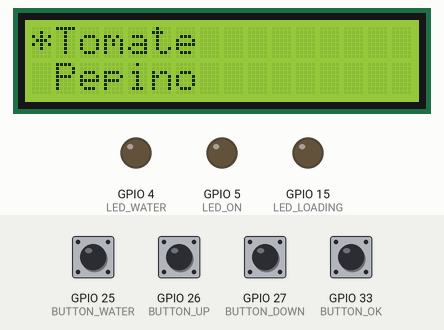
A sketch run on a simulated ESP32. Parts: 16×2 character LCD, output pins drawn as LEDs (lit = HIGH). The inputs (shaded band) are chosen by the test bench; at power-on: GPIO 25 (BUTTON_WATER), GPIO 26 (BUTTON_UP), GPIO 27 (BUTTON_DOWN), GPIO 33 (BUTTON_OK) HIGH. What the sketch prints to the serial monitor is not drawn.

Above: at 1.6 s.
1.7 s: GPIO 33 (BUTTON_OK) pulled LOW for 0.15 s
At 3.3 s:
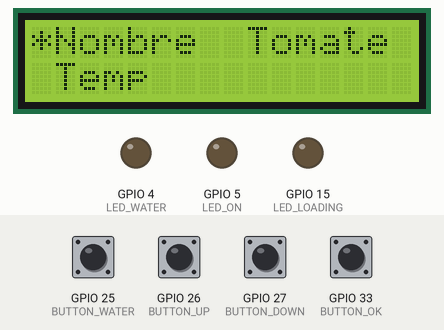
4.8 s: GPIO 26 (BUTTON_UP) pulled LOW for 0.15 s
At 6.4 s:
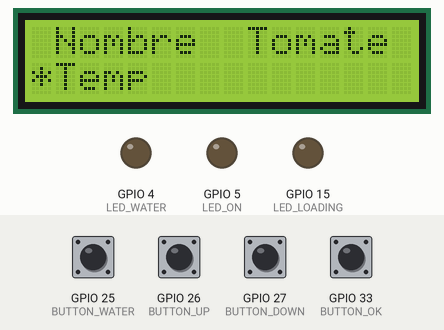
7.9 s: GPIO 27 (BUTTON_DOWN) pulled LOW for 0.15 s
At 8.8 s:
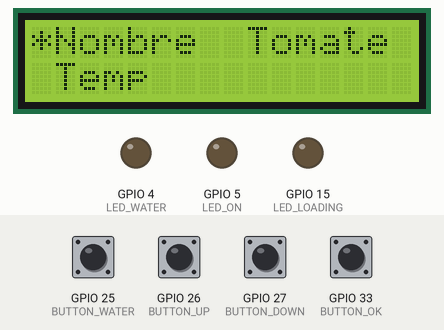
Timing chart, 0 to 9.8 s (numbered marks = the images above; inputs shaded):
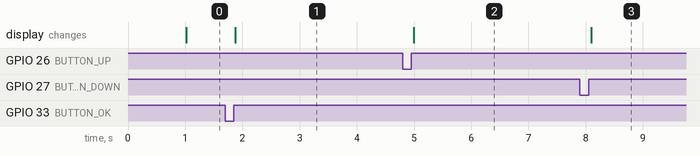

Measured:
- after the input at 1.7 s, the display: changes after 0.18 s (image 1)
- after the input at 4.8 s, the display: changes after 0.20 s (image 2)
- after the input at 7.9 s, the display: changes after 0.20 s (image 3)

The sketch:

21_08_FUNCTIONS_PROCESS.ino
```cpp
#include <List.hpp>
#include <LiquidCrystal_I2C.h>  //21: SDA || 22: SLC

struct Plant {
  int moduleID;
  String plantName;
  String tempStatus;
  String humStatus;
  String lastRead;     //ÚLTIMA VEZ QUE LEÍ
  String lastWater;    //ÚLTIMA VEZ QUE REGUÉ
  String timeWatered;  //TIEMPO QUE REGUÉ
};

struct IdealValues {
  int tempIdeal;
  int humIdeal;
  int location;
  bool hasTempSensor;
};

struct PlantReads {
  int tempRead;
  int humRead;
  int lastRead;
  int lastWater;
};

List<Plant> plants(true);             // HECHA: Lista de objetos de planta con la info ya lista para el usuario
List<IdealValues> idealValues(true);  // HECHA: Lista de valores ideales según tipo de planta
List<PlantReads> plantReads(true);    // HECHA: Lista de lecturas según planta: valores no procesados
List<String> plantPrint(true);        // HECHA: Lista de parámetros a imprimir en la pantalla
List<String> plantInfo(true);         // HECHA: Lista de info de la planta elegida a imprimir en la pantalla

Plant tomate = { 1, "Tomate", "", "", "1100", "202", "3" };
Plant pepino = { 2, "Pepino", "", "", "2000", "18", "1" };
Plant rucula = { 3, "Rucula", "", "", "400", "100", "0" };
Plant choclo = { 4, "Choclo", "", "", "808", "750", "5" };
IdealValues tomateValues = { 15, 1000, 3, true };
IdealValues pepinoValues = { 20, 1500, 4, true };
IdealValues ruculaValues = { 5, 800, 3, false };
IdealValues chocloValues = { 25, 2000, 3, false };

PlantReads tomateReads = { 20, 1100, 0, 0 };
PlantReads pepinoReads = { 10, 1000, 0, 0 };
PlantReads ruculaReads = { 20, 200, 0, 0 };
PlantReads chocloReads = { 80, 1800, 0, 0 };

int readsMade = 0;
#define MIN_READS 10

// Pines
#define BUTTON_UP 26
#define BUTTON_DOWN 27
#define BUTTON_OK 33
#define BUTTON_WATER 25

#define LED_WATER 4
#define LED_LOADING 15
#define LED_ON 5

#define PUSHED LOW
#define N_PUSHED !PUSHED

#define TEMP_IDEAL 20
#define TEMP_OK_RANGE 5
#define TEMP_EXCEED_RANGE 10
#define MIN_TEMP -20
#define MAX_TEMP 40

#define HUM_IDEAL 2050
#define HUM_OK_RANGE 300
#define HUM_EXCEED_RANGE 800
#define MIN_HUM 500
#define MAX_HUM 3800

bool mustWater = false;

// Estados
#define HOME 1
#define DOWN 2
#define UP 3
#define PRINT 4
#define PROCESS_LECTURES 5
#define BACK_HOME 6

#define MAX_OPTIONS 1
#define MIN_OPTIONS 0
#define GO_UP -1
#define GO_DOWN 1

int actualState = PROCESS_LECTURES;
int returnState = HOME;
int printDetail;

bool ReadButtonUp = N_PUSHED;
bool ReadButtonDown = N_PUSHED;
bool ReadButtonOk = N_PUSHED;
bool ReadButtonWater = N_PUSHED;

bool selected = MIN_OPTIONS;
int printIndex = 0;
unsigned long lastPrint = 0;
#define T_PRINT 1000
unsigned long now = 0;
unsigned long lastRead = 0;
#define T_READ 5

//BOTÓN 1:
void antiReboteBoton1 (void);
//Boton
#define ESPERA_BOT1 1
#define CONFIRMACION_BOT1 2
#define LIBERACION_BOT1 3
bool flagBot1 = N_PUSHED; //
int estadoMaquinaBoton1 = ESPERA_BOT1;

//BOTÓN 1:
void antiReboteBoton2 (void);
//Boton
#define ESPERA_BOT2 1
#define CONFIRMACION_BOT2 2
#define LIBERACION_BOT2 3
bool flagBot2 = N_PUSHED; //
int estadoMaquinaBoton2 = ESPERA_BOT2;

#define I2C_DIRECTION 0x27
#define SCREEN_LENGHT 16
#define SCREEN_HEIGHT 2

LiquidCrystal_I2C lcd(I2C_DIRECTION, SCREEN_LENGHT, SCREEN_HEIGHT);

// Declaración de funciones
int ScrollDown(int, int);
int ScrollUp(int, int);
void PrintPlantsNames(void);
void PrintPlantsDetails(void);
String FilterReads(int, int, int, int, int, int);

void setup() {
  Serial.begin(9600);

  plants.add(tomate);
  plants.add(pepino);
  plants.add(rucula);
  plants.add(choclo);

  plantPrint.add("Nombre");
  plantPrint.add("Temp");
  plantPrint.add("Hum");
  plantPrint.add("Leído");
  plantPrint.add("Regado");
  plantPrint.add("T riego");

  idealValues.add(tomateValues);
  idealValues.add(pepinoValues);
  idealValues.add(ruculaValues);
  idealValues.add(chocloValues);

  plantReads.add(tomateReads);
  plantReads.add(pepinoReads);
  plantReads.add(ruculaReads);
  plantReads.add(chocloReads);

  pinMode(BUTTON_UP, INPUT_PULLUP);
  pinMode(BUTTON_DOWN, INPUT_PULLUP);
  pinMode(BUTTON_OK, INPUT_PULLUP);
  pinMode(BUTTON_WATER, INPUT_PULLUP);

  pinMode(LED_WATER, OUTPUT);
  pinMode(LED_ON, OUTPUT);
  pinMode(LED_LOADING, OUTPUT);

  lcd.init();
  lcd.backlight();
  //printPlantsNames();
  lcd.setCursor(0, 1);
  lcd.print("*");
  lcd.setCursor(0, 0);
  lcd.print("-");
}

void loop() {
  //Serial.println("");
  ReadButtonDown = digitalRead(BUTTON_DOWN);
  ReadButtonUp = digitalRead(BUTTON_UP);
  ReadButtonOk = digitalRead(BUTTON_OK);
  ReadButtonWater = digitalRead(BUTTON_WATER);
  /*
  Serial.print("UP:");
  Serial.print(ReadButtonUp);
  Serial.print(" | DOWN:");
  Serial.print(ReadButtonDown);
  Serial.print(" | OK:");
  Serial.print(ReadButtonOk);
  */

  now = millis();
  //Serial.println(actualState);

  switch (actualState) {
    case HOME:
      int chosenPlant;
      if (ReadButtonDown == PUSHED) {
        antiReboteBoton1();
      }

      if (ReadButtonUp == PUSHED) {
        antiReboteBoton2();
      }

      if (flagBot2 == PUSHED){
        printIndex = ScrollUp(plants.getSize(), printIndex);
      }
      if (flagBot1 == PUSHED){
        printIndex = ScrollDown(plants.getSize(), printIndex);
      }

      if (ReadButtonOk == PUSHED) {
        while (ReadButtonOk == PUSHED) {
          Serial.println("wait");
          ReadButtonOk = digitalRead(BUTTON_OK);
        }
        actualState = PRINT;
        returnState = PRINT;
        chosenPlant = printIndex + selected;
        plantInfo.add(plants.get(chosenPlant).plantName);
        plantInfo.add(plants.get(chosenPlant).tempStatus);
        plantInfo.add(plants.get(chosenPlant).humStatus);
        plantInfo.add(plants.get(chosenPlant).lastRead);
        plantInfo.add(plants.get(chosenPlant).lastWater);
        plantInfo.add(plants.get(chosenPlant).timeWatered);
        printPlantsDetails();
        selected = MIN_OPTIONS;
        printDetail = MIN_OPTIONS;
      } else if (now - lastPrint >= T_PRINT) {
        printPlantsNames();
        lastPrint = millis();
      }
      break;

    case UP:
      if ((ReadButtonUp == N_PUSHED) && (lastRead - now >= T_READ)) {
        Serial.print("Gone --> ");
        printIndex = ScrollUp(plants.getSize(), printIndex);
        actualState = returnState;
      }
      break;
    case DOWN:
      if ((ReadButtonDown == N_PUSHED) && (lastRead - now >= T_READ)) {
        Serial.print("Gone --> ");
        printIndex = ScrollDown(plants.getSize(), printIndex);
        actualState = returnState;
      }
      break;
    case PRINT:
      Serial.println(selected);
      if (now - lastPrint >= T_READ) {
        printPlantsDetails();
        lastPrint = millis();
      }

      if (ReadButtonDown == PUSHED) {
        Serial.println("pre down");
        while (ReadButtonDown == PUSHED) {
          Serial.println("wait");
          ReadButtonDown = digitalRead(BUTTON_DOWN);
        }
        printDetail = ScrollDown(plantPrint.getSize(), printDetail);
        Serial.println("down");
      }

      if (ReadButtonUp == PUSHED) {
        Serial.println("pre up");
        while (ReadButtonUp == PUSHED) {
          Serial.println("wait");
          ReadButtonUp = digitalRead(BUTTON_UP);
        }
        printDetail = ScrollUp(plantPrint.getSize(), printDetail);
        Serial.println("UP");
      }
      break;

    case PROCESS_LECTURES:
      int tempIndex;
      for (int process = 0; process < plants.getSize(); process++) {
        Serial.print(plants.get(process).plantName);
        if (idealValues.get(process).hasTempSensor == false) {
          for (int plantsChecked = 0; plantsChecked < idealValues.getSize(); plantsChecked++) {
            if ((idealValues.get(plantsChecked).location) == (idealValues.get(process).location)) {
              if (idealValues.get(plantsChecked).hasTempSensor == true) {
                tempIndex = plantsChecked;
                Serial.print(plantsChecked);
                Serial.print(" |cambio t: ");
                Serial.print(plantReads.get(tempIndex).tempRead);
                Serial.print(" | TEMP: ");
                plants.get(process).tempStatus = filterReads(plantReads.get(tempIndex).tempRead, MIN_TEMP, MAX_TEMP, idealValues.get(process).tempIdeal, TEMP_OK_RANGE, TEMP_EXCEED_RANGE);
              }
            }
          }
        } else {
          Serial.print(" | TEMP: ");
          plants.get(process).tempStatus = filterReads(plantReads.get(process).tempRead, MIN_TEMP, MAX_TEMP, idealValues.get(process).tempIdeal, TEMP_OK_RANGE, TEMP_EXCEED_RANGE);
        }
        Serial.print(" | HUM: ");
        plants.get(process).humStatus = filterReads(plantReads.get(process).humRead, MIN_HUM, MAX_HUM, idealValues.get(process).humIdeal, HUM_OK_RANGE, HUM_EXCEED_RANGE);
        Serial.println("");
      }
      actualState = HOME;
      break;

    case BACK_HOME:
      if ((ReadButtonWater == N_PUSHED) && (ReadButtonOk == N_PUSHED) && (ReadButtonDown == N_PUSHED) && (ReadButtonUp == N_PUSHED)) {
        actualState = HOME;
      }
      break;
  }
}

int ScrollDown(int maxSize, int index) {
  //A FUTURO: FUSIONAR DOWN Y UP --> LOS VALORES Y ACCIONES DEPENDEN DEL BOTON ELEGIDO?????????????????????????????????????????????????
  Serial.print("Done: ");
  if (selected != MAX_OPTIONS) {
    selected = selected + GO_DOWN;
    Serial.println("sel");
    return index;
  } else {
    //Serial.println("down");
    selected = MIN_OPTIONS;
    if (index == maxSize - MAX_OPTIONS - 1) {
      index = 0;
      Serial.println("min");
      return index;
    } else {
      index += GO_DOWN;
      Serial.println("down");
      return index;
    }
  }
}

int ScrollUp(int maxSize, int index) {
  Serial.print("Done: ");
  if (selected != MIN_OPTIONS) {
    selected = selected + GO_UP;
    Serial.println("sel");
    //Serial.println("up");
    return index;
  } else {
    //Serial.println("up");
    selected = MAX_OPTIONS;
    if (index == 0) {
      index = maxSize - MAX_OPTIONS - 1;
      Serial.println("max");
      return index;
    } else {
      index += GO_UP;
      Serial.println("up");
      return index;
    }
  }
}

void printPlantsNames(void) {
  // Ubicamos el cursor en la primera posición(columna:0) de la segunda línea(fila:1)
  lcd.clear();
  lcd.setCursor(0, selected);
  lcd.print("*");
  for (int printed = 0; printed <= MAX_OPTIONS; printed++) {
    String actualParameter = plantPrint.get(printIndex + printed);
    lcd.setCursor(1, printed);
    lcd.print(plants.get(printIndex + printed).plantName);
  }
}

void printPlantsDetails() {
  lcd.clear();
  lcd.setCursor(0, selected);
  lcd.print("*");
  for (int infoShown = 0; infoShown <= MAX_OPTIONS; infoShown++) {
    lcd.setCursor(1, infoShown);
    lcd.print(plantPrint.get(printIndex + infoShown));
    lcd.setCursor(9, infoShown);
    lcd.print(plantInfo.get(printIndex + infoShown));
  }
}


String filterReads(int lecture, int MIN, int MAX, int IDEAL, int OK_RANGE, int EXCEED_RANGE) {
  /*
  requires: lecture, minimum, maximum, ideal value, permited range, exceeding range
  */
  mustWater = false;

  String status = "";
  if ((lecture <= MIN) || (lecture >= MAX)) {
    status = "PROBLEMA!";

  } else {
    if ((lecture <= IDEAL + OK_RANGE) && (lecture >= IDEAL - OK_RANGE)) {
      status = "IDEAL";
      mustWater = false;
    } else if ((lecture <= IDEAL + EXCEED_RANGE) && (lecture >= IDEAL + OK_RANGE)) {
      status = "ALTO";
      mustWater = false;
    } else if ((lecture >= IDEAL - EXCEED_RANGE) && (lecture <= IDEAL - OK_RANGE)) {
      status = "BAJ0";
      mustWater = true;
    } else if (lecture <= IDEAL - EXCEED_RANGE) {
      status = "MUY BAJ0";
      mustWater = true;
    } else if (lecture >= IDEAL + EXCEED_RANGE) {
      status = "MUY ALT0";
      mustWater = false;
    }
  }
  Serial.print(status);
  return status;
}

void antiReboteBoton1 (void)
{
  bool estadoBoton1 = digitalRead(BUTTON_DOWN);
  //Serial.println("inicio");
  switch (estadoMaquinaBoton1)
  {
    unsigned long lastReadBot;
    case ESPERA_BOT1:
      //Serial.println("espera");
      if (estadoBoton1 == PUSHED)
      {
        estadoMaquinaBoton1 = CONFIRMACION_BOT1;
        Serial.println("confirmo");
      }
      break;

    case CONFIRMACION_BOT1:
      Serial.println("confirmo");
      Serial.print(lastReadBot - now);
      Serial.print(" | ");
      Serial.println(estadoBoton1);
      if (((lastReadBot - now) >= T_READ) && (estadoBoton1 == N_PUSHED))
      {
        estadoMaquinaBoton1 = ESPERA_BOT1;
        Serial.println("espero");
      }
      if (((lastReadBot - now) >= T_READ) && (estadoBoton1 == PUSHED))
      {
        estadoMaquinaBoton1 = LIBERACION_BOT1;
        Serial.println("libero");
        //flag de Flanco boton PUSHED.
      }
      break;

    case LIBERACION_BOT1:
      if (estadoBoton1 == N_PUSHED)
      {
        flagBot1 = PUSHED;
        estadoMaquinaBoton1 = ESPERA_BOT1;
       Serial.println("PUSHED");
      }
      break;


  }
}

void antiReboteBoton2 (void)
{
  //PONER LOS FLAGS EN N_PUSHED CUANDO LLAMO AL SCROLL
  //VER PQ CARAJOS NO ANDAN LOS ANTIRREBOTS
  //CONSEGUIR QUE IMPRIMA BIEN LOS DETALLES
  bool estadoBoton2 = digitalRead(BUTTON_UP);
  Serial.println(estadoMaquinaBoton2);
switch (estadoMaquinaBoton2)
  {
    unsigned long lastReadBot;
    case ESPERA_BOT2:
      //Serial.println("espera");
      if (estadoBoton2 == PUSHED)
      {
        estadoMaquinaBoton2 = CONFIRMACION_BOT2;
        Serial.println("confirmo");
      }
      break;

    case CONFIRMACION_BOT2:
      Serial.println("confirmo");
      Serial.print(lastReadBot - now);
      Serial.print(" | ");
      Serial.println(estadoBoton2);
      estadoBoton2 = digitalRead(BUTTON_UP);
      if (((lastReadBot - now) >= T_READ) && (estadoBoton2 == N_PUSHED))
      {
        estadoMaquinaBoton2 = ESPERA_BOT2;
        Serial.println("espero");
      }
      if (((lastReadBot - now) >= T_READ) && (estadoBoton2 == PUSHED))
      {
        estadoMaquinaBoton2 = LIBERACION_BOT2;
        Serial.println("libero");
        //flag de Flanco boton PUSHED.
      }
      Serial.println(estadoMaquinaBoton2);
      break;

    case LIBERACION_BOT2:
    Serial.println("lib:");
      if (estadoBoton2 == N_PUSHED)
      {
        flagBot2 = PUSHED;
        estadoMaquinaBoton2 = ESPERA_BOT2;
       Serial.println(" PUSHED");
      }
      break;


  }
}
```
